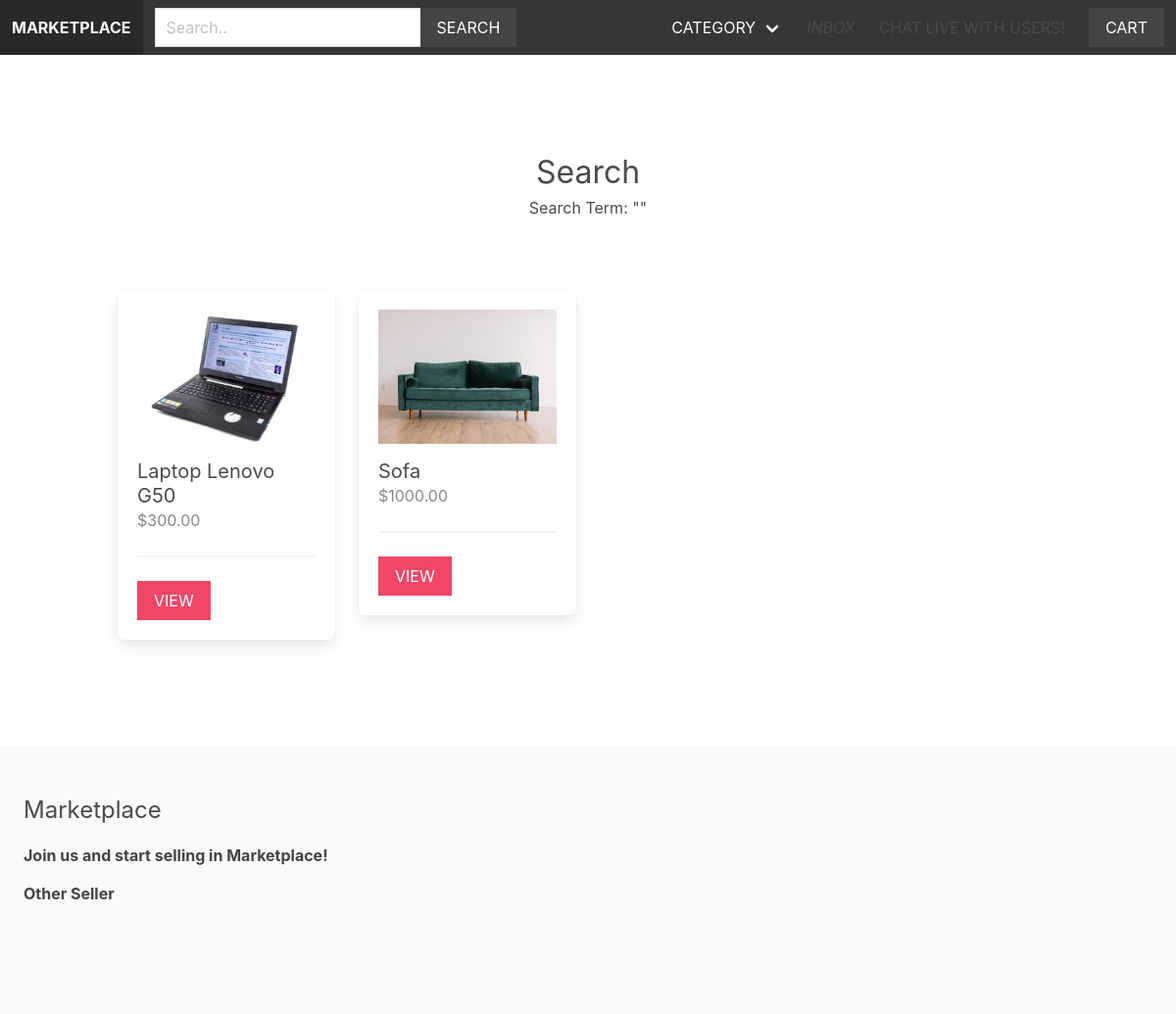
The app's page /search/, older data.
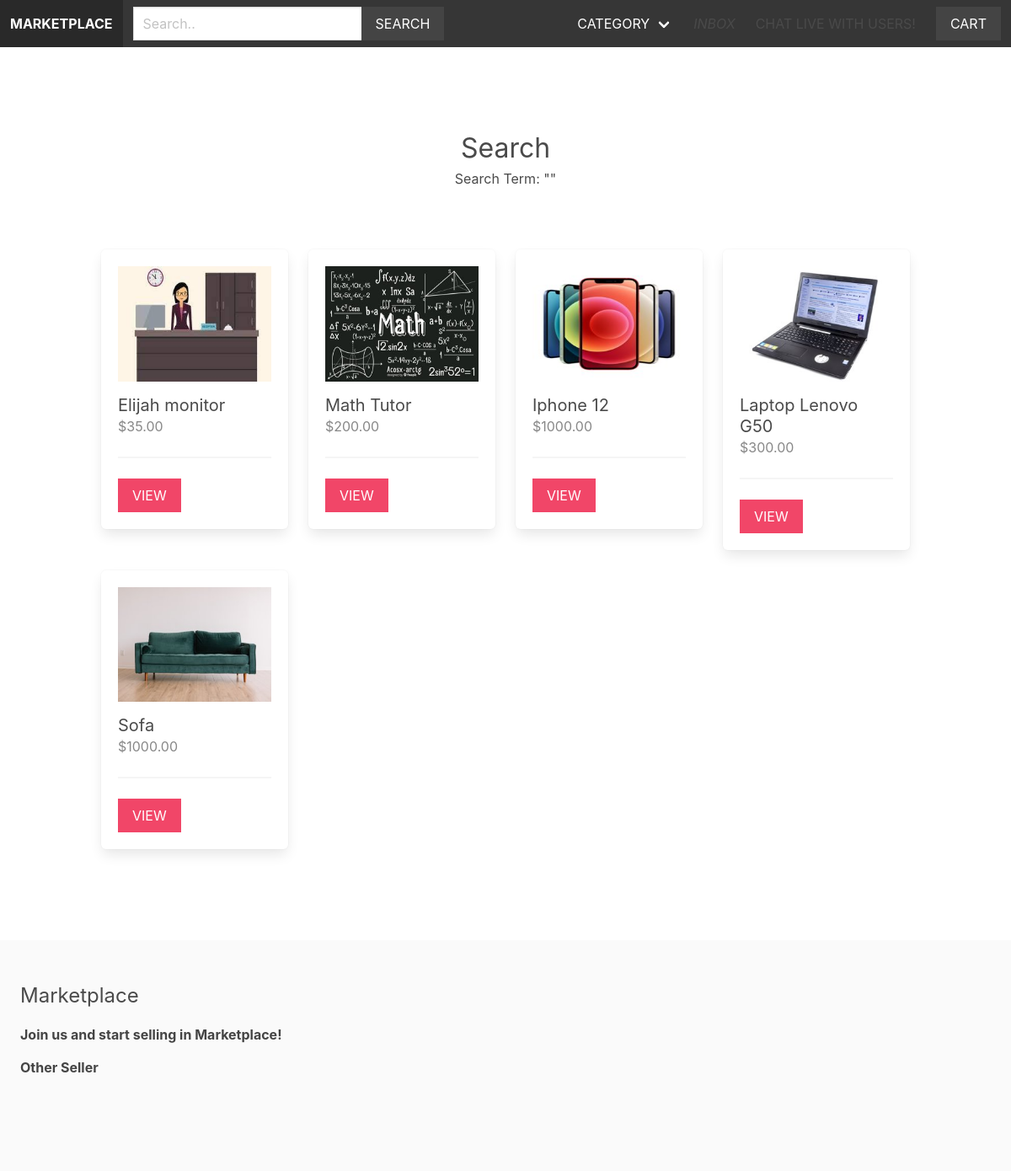
The same page, newer data.
### apps/product/models.py (models this page shows, shortened)
class Product(models.Model):
    category = models.ForeignKey(Category, related_name='products', on_delete=models.CASCADE)
    vendor = models.ForeignKey(Vendor, related_name='products', on_delete=models.CASCADE)
    title = models.CharField(max_length=255)
    slug = models.SlugField(max_length=255)
    description = models.TextField(blank=True, null=True)
    price = models.DecimalField(max_digits= 10, decimal_places=2)
    date_added = models.DateTimeField(auto_now_add=True)
    image = models.ImageField(upload_to='uploads/', blank=True, null=True)
    thumbnail = models.ImageField(upload_to='uploads/', blank=True, null=True)
    class Meta:
        ordering = ['-date_added']
    def get_thumbnail(self):
        if self.thumbnail:
            return self.thumbnail.url

### apps/product/views.py (the view)
# urls.py: path('search/', views.search, name='search'),
def search(request):
    query = request.GET.get('query', '')
    products = Product.objects.filter(Q(title__icontains=query) | Q(description__icontains=query))
    return render(request, 'product/search.html', {'products': products, 'query':query })

### apps/cart/cart.py (called while the page is built)
    def __len__(self):
        return sum(item['quantity'] for item in self.cart.values())

### apps/cart/context_processors.py (called while the page is built)
def cart(request):
    return {'cart': Cart(request)}

### apps/product/context_processors.py (called while the page is built)
def menu_categories(request):
    categories = Category.objects.all()
    return {'menu_categories': categories}

### apps/product/templates/product/search.html (shortened to what this page needs)
{% extends 'core/base.html' %}
{% block content %}
    <div class="columns is-multiline mb-6">
        <div class="column is-12 has-text-centered mt-6 mb-6">
            <h2 class="is-size-3">Search</h2>
            <h3>Search Term: "{{ query }}"</h3>
        </div>
        {% for product in products %}
            {% include 'product/parts/list_item.html' %}
        {% endfor %}
    </div>
{% endblock %}

### apps/product/templates/product/parts/list_item.html
<div class="column is-3 product-list-item">
    <div class="box">
        <figure class="image is-4by3 mb-4">
            <img src="{{ product.get_thumbnail }}">
        </figure>
        <h2 class="subtitle">{{ product.title }}</h2>
        <h3 class="price is-size-6 mb-5">${{ product.price }}</h3>
        <hr>
        <a href="{% url 'product' product.category.slug product.slug %}" class="button is-danger is-uppercase">View</a>
    </div>
</div>

Row changes from the older to the newer data that the page shows:
added Product: get_thumbnail (picture), title "Elijah monitor", price "35.00"
added Product: get_thumbnail (picture), title "Math Tutor", price "200.00"
added Product: get_thumbnail (picture), title "Iphone 12", price "1000.00"
